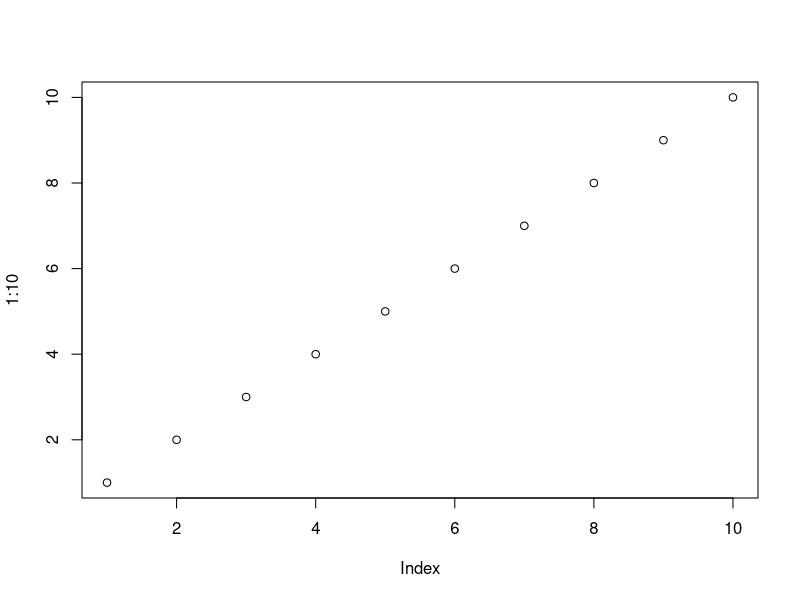
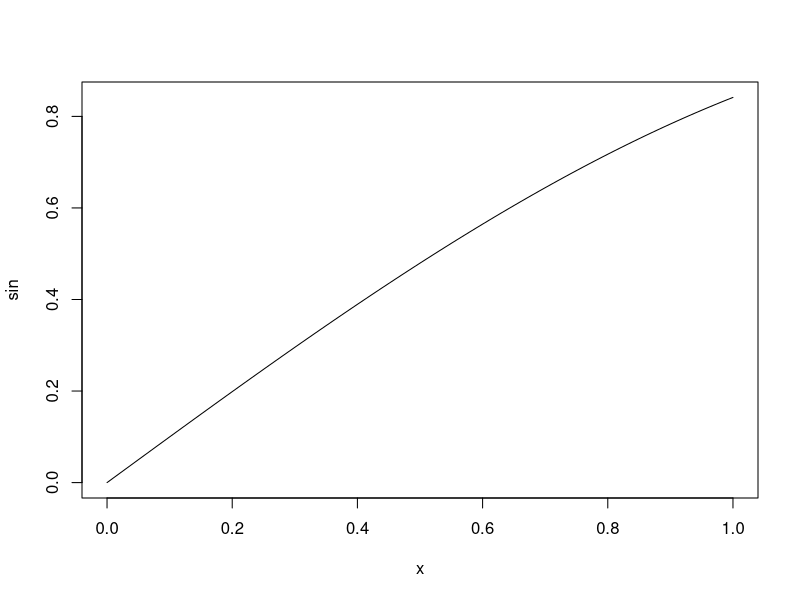

Reproduce these figures in R, in order.
## ---- chunk 1
knitr::opts_chunk$set(echo = TRUE)
## ---- chunk 2
real_state <- read.csv("data/Real estate.csv")
formula = Y.house.price.of.unit.area~ X2.house.age
lm_1 <- lm(formula,data=real_state)
summary(lm_1)
## ---- chunk 3
10 - 6
## ---- chunk 4
 10 - 
+ 6

## ---- chunk 5
x <- 10
x
## ---- chunk 6
# Notes from Day 1 of Intro to R
# M. Zihayat
# you can use ctrl+shift+C to comment a line
## ---- chunk 7
    getwd() #tells you the current directory
    setwd('C:/Users/Morteza/Documents/RStudio/Intro to R - Day 1')#set the current directory
## ---- chunk 8
10^3.5 + 87*3.2 - 1000/18
## ---- chunk 9
a <- 50
a >= 100
## ---- chunk 10
sqrt(10)
## ---- chunk 11
x <- pi/2 + 0.2
a <- sin(x)
b <- round(a, 2)

## ---- chunk 12
 round(sin(pi/2 + 0.2), 2) 
## ---- chunk 13
 plot(1:10)
## ---- chunk 14
plot(sin)
## ---- chunk 15
methods(plot)

## ---- chunk 16
if (50 < 30){
    print("50 < 30.")
}else{
    print("50 >= 30.")
    print("The else code block was run instead of the first block.")
}

print('---')
print('These two lines are not indented, so they are always run next.')
## ---- chunk 17
names <- c('Rebecca Bunch', 'Paula Proctor', 'Heather Davis')

for (val in names) {
  print(val)  
}
## ---- chunk 18
library("dplyr")
## ---- chunk 19
    library(tidyverse)
